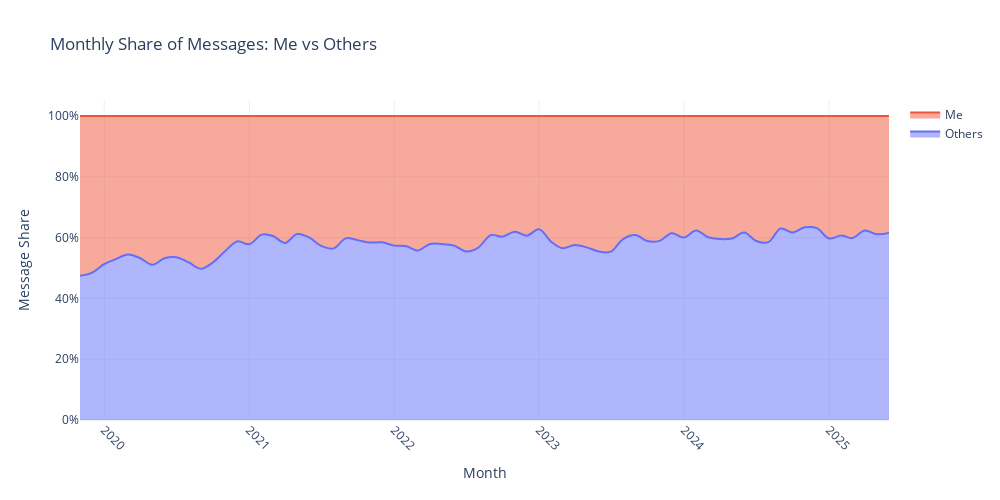

Notebook code for this chart:
### Code cell
sender_monthly = preprocessed_message_df.groupby(['month', 'from_me']).size().unstack(fill_value=0)
sender_monthly.columns = ['Others', 'Me']
sender_share = sender_monthly.div(sender_monthly.sum(axis=1), axis=0)

fig = go.Figure()
for sender in sender_share.columns:
    fig.add_trace(go.Scatter(
        x=sender_share.index,
        y=sender_share[sender],
        mode='lines',
        name=sender,
        stackgroup='one',
        line=dict(shape='spline'),
        hovertemplate='%{fullData.name}: %{y:.2%}<extra></extra>'
    ))

fig.update_layout(
    title='Monthly Share of Messages: Me vs Others',
    xaxis_title='Month',
    yaxis_title='Message Share',
    yaxis=dict(tickformat='.0%'),
    hovermode='x unified',
    template='plotly_white',
    width=1000,
    height=500
)

fig.update_xaxes(tickangle=45)
fig.show()
fig.write_image(os.path.join(PLOT_DIR, "message_share.png"), width=1000)

### Figure 1 — Plotly figure (JSON) as saved in the notebook; plotly's stock layout.template omitted (floating-point values rounded to 4 significant figures)
{"data": [{"hovertemplate": "%{fullData.name}: %{y:.2%}<extra></extra>", "line": {"shape": "spline"}, "mode": "lines", "name": "Others", "stackgroup": "one", "type": "scatter", "x": ["2019-11", "2019-12", "2020-01", "2020-02", "2020-03", "2020-04", "2020-05", "2020-06", "2020-07", "2020-08", "2020-09", "2020-10", "2020-11", "2020-12", "2021-01", "2021-02", "2021-03", "2021-04", "2021-05", "2021-06", "2021-07", "2021-08", "2021-09", "2021-10", "2021-11", "2021-12", "2022-01", "2022-02", "2022-03", "2022-04", "2022-05", "2022-06", "2022-07", "2022-08", "2022-09", "2022-10", "2022-11", "2022-12", "2023-01", "2023-02", "2023-03", "2023-04", "2023-05", "2023-06", "2023-07", "2023-08", "2023-09", "2023-10", "2023-11", "2023-12", "2024-01", "2024-02", "2024-03", "2024-04", "2024-05", "2024-06", "2024-07", "2024-08", "2024-09", "2024-10", "2024-11", "2024-12", "2025-01", "2025-02", "2025-03", "2025-04", "2025-05", "2025-06"], "y": [0.4743, 0.4837, 0.5126, 0.5299, 0.5444, 0.5322, 0.5105, 0.5321, 0.5355, 0.5185, 0.4972, 0.5183, 0.5556, 0.5874, 0.5782, 0.6098, 0.6053, 0.5823, 0.6117, 0.6002, 0.5725, 0.5645, 0.5976, 0.5917, 0.5837, 0.5846, 0.5736, 0.5718, 0.5572, 0.5789, 0.5788, 0.5735, 0.5545, 0.5673, 0.6081, 0.6032, 0.6192, 0.6065, 0.6274, 0.586, 0.5653, 0.5753, 0.5678, 0.5541, 0.5536, 0.5952, 0.6081, 0.5886, 0.5893, 0.6146, 0.6004, 0.6235, 0.602, 0.5952, 0.597, 0.6167, 0.589, 0.5852, 0.6296, 0.6166, 0.6337, 0.6312, 0.5971, 0.6068, 0.5984, 0.6233, 0.6111, 0.6155]}, {"hovertemplate": "%{fullData.name}: %{y:.2%}<extra></extra>", "line": {"shape": "spline"}, "mode": "lines", "name": "Me", "stackgroup": "one", "type": "scatter", "x": ["2019-11", "2019-12", "2020-01", "2020-02", "2020-03", "2020-04", "2020-05", "2020-06", "2020-07", "2020-08", "2020-09", "2020-10", "2020-11", "2020-12", "2021-01", "2021-02", "2021-03", "2021-04", "2021-05", "2021-06", "2021-07", "2021-08", "2021-09", "2021-10", "2021-11", "2021-12", "2022-01", "2022-02", "2022-03", "2022-04", "2022-05", "2022-06", "2022-07", "2022-08", "2022-09", "2022-10", "2022-11", "2022-12", "2023-01", "2023-02", "2023-03", "2023-04", "2023-05", "2023-06", "2023-07", "2023-08", "2023-09", "2023-10", "2023-11", "2023-12", "2024-01", "2024-02", "2024-03", "2024-04", "2024-05", "2024-06", "2024-07", "2024-08", "2024-09", "2024-10", "2024-11", "2024-12", "2025-01", "2025-02", "2025-03", "2025-04", "2025-05", "2025-06"], "y": [0.5257, 0.5163, 0.4874, 0.4701, 0.4556, 0.4678, 0.4895, 0.4679, 0.4645, 0.4815, 0.5028, 0.4817, 0.4444, 0.4126, 0.4218, 0.3902, 0.3947, 0.4177, 0.3883, 0.3998, 0.4275, 0.4355, 0.4024, 0.4083, 0.4163, 0.4154, 0.4264, 0.4282, 0.4428, 0.4211, 0.4212, 0.4265, 0.4455, 0.4327, 0.3919, 0.3968, 0.3808, 0.3935, 0.3726, 0.414, 0.4347, 0.4247, 0.4322, 0.4459, 0.4464, 0.4048, 0.3919, 0.4114, 0.4107, 0.3854, 0.3996, 0.3765, 0.398, 0.4048, 0.403, 0.3833, 0.411, 0.4148, 0.3704, 0.3834, 0.3663, 0.3688, 0.4029, 0.3932, 0.4016, 0.3767, 0.3889, 0.3845]}], "layout": {"height": 500, "hovermode": "x unified", "title": {"text": "Monthly Share of Messages: Me vs Others"}, "width": 1000, "xaxis": {"tickangle": 45, "title": {"text": "Month"}}, "yaxis": {"tickformat": ".0%", "title": {"text": "Message Share"}}}}
